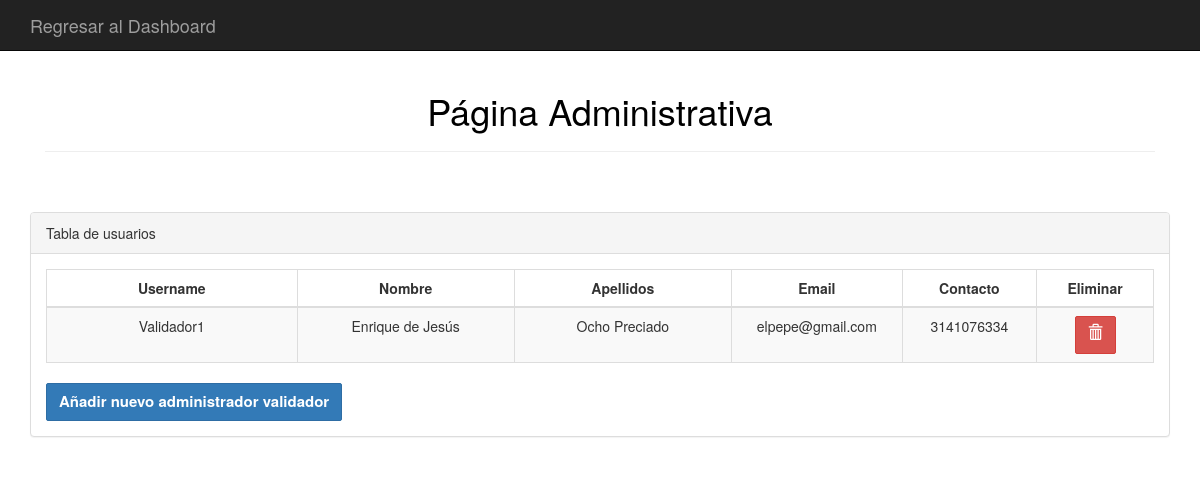
The page /admin/usr_adm.php (signed in) on the database as committed earlier.
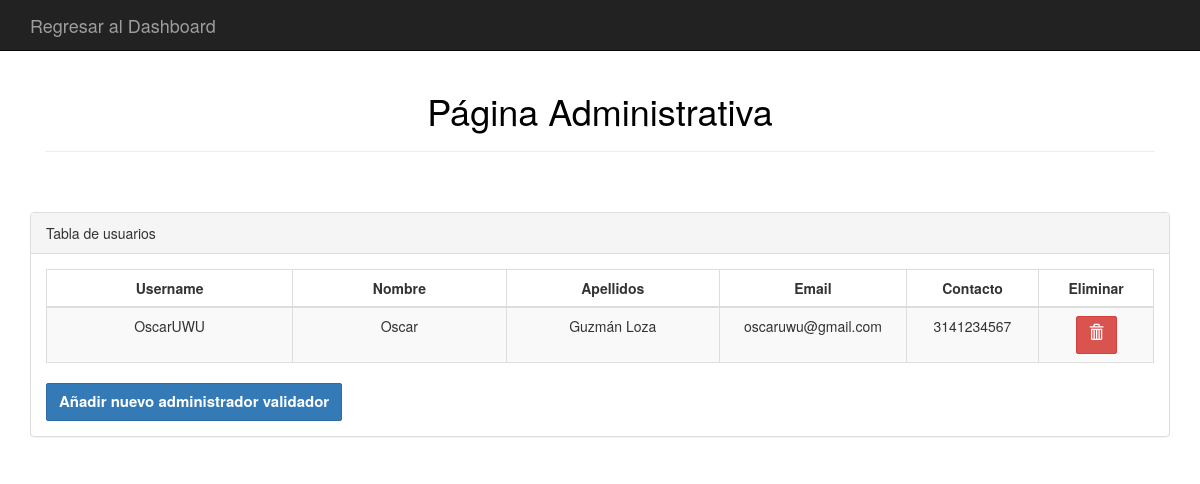
The same page on the database as committed later.
### tables this page shows
CREATE TABLE `usuarios` (
  `id` int(11) NOT NULL,
  `username` varchar(40) NOT NULL,
  `nombre` varchar(50) NOT NULL,
  `apellidos` varchar(50) NOT NULL,
  `email` varchar(40) NOT NULL,
  `contacto` varchar(15) NOT NULL,
  `pwd` varchar(150) NOT NULL,
  `role` varchar(15) NOT NULL
);

### admin/usr_adm.php (the view, shortened to what this page needs)
<!DOCTYPE html>
<html>
<head>
    <link rel="stylesheet" href="../bootstrap/css/bootstrap.min.css">
</head>
<body style="background-color: white;">
<nav class="navbar navbar-inverse navbar-static-top">
  <div class="container">
    <div class="navbar-header">
      <a class="navbar-brand" href="indexadmin.php">Regresar al Dashboard</a>
    </div>
  </div>
</nav>
<div class="wrapper">
    <div class="container">
        <div class="col-lg-12">
            <center>
            <h1>Página Administrativa</h1>
            </center>
            <hr><br>
            <br>
        </div>
            <br><br><br>
            <div class="row">
            <div class="col-lg-12">
                <div class="panel panel-default">
                    <div class="panel-heading">Tabla de usuarios</div>
                    <div class="panel-body">
                        <div class="table-responsive">
                            <table class="table table-striped table-bordered table-hover">
                                <thead>
                                    <tr>
                                        <th width="15%">Username</th>
                                        <th width="13%">Nombre</th>
                                        <th width="13%">Apellidos</th>
                                        <th width="6%">Email</th>
                                        <th width="7%">Contacto</th>
                                        <th width="6%">Eliminar</th>
                                    </tr>
                                </thead>
                                <tbody>
            					<?php
                                $miconexion = mysqli_connect("localhost", "root", "", "mz_motorsports");
                                $query="SELECT * FROM usuarios WHERE role = 'adminval'";
                                $result_contenido = mysqli_query($miconexion,$query);
                                while($row=mysqli_fetch_array($result_contenido))
            					{
            					?>
                                    <tr>
                                        <td style="text-align: center;"><?php echo $row["username"]; ?></td>
                                        <td class="centro"><?php echo $row["nombre"]; ?></td>
                                        <td class="centro"><?php echo $row["apellidos"]; ?></td>
                                        <td class="centro"><?php echo $row["email"]; ?></td>
                                        <td class="centro"><?php echo $row["contacto"]; ?></td>
            							<td class="centro" width="7%"><a href="eliminar_validador.php?id=<?php echo $row['id']?>" class = "btn btn-danger" name="btn_borrar_user"><span class="glyphicon glyphicon-trash" aria-hidden="true"></a></span></td>
                                    </tr>
            					<?php
            					}
            					?>
                                </tbody>
                            </table>
                                <button type="rounded-button" id="btn-nueva-cita" class="btn btn-primary d-inline float-end shadow"><a href="reg_personal.php" style="color:rgb(255, 255, 255);"> Añadir nuevo administrador validador<i class='bx bxs-plus-square' ></i></a></button>
                </div>
            </div>
            </div>
        </div>
    </div>
</div>
</body>
</html>

Rows that differ between the two databases and show on the page:
changed usuarios: username "Validador1" → "OscarUWU"; nombre "Enrique de Jesús" → "Oscar"; apellidos "Ocho Preciado" → "Guzmán Loza"; email "elpepe@gmail.com" → "oscaruwu@gmail.com"; contacto "3141076334" → "3141234567"
